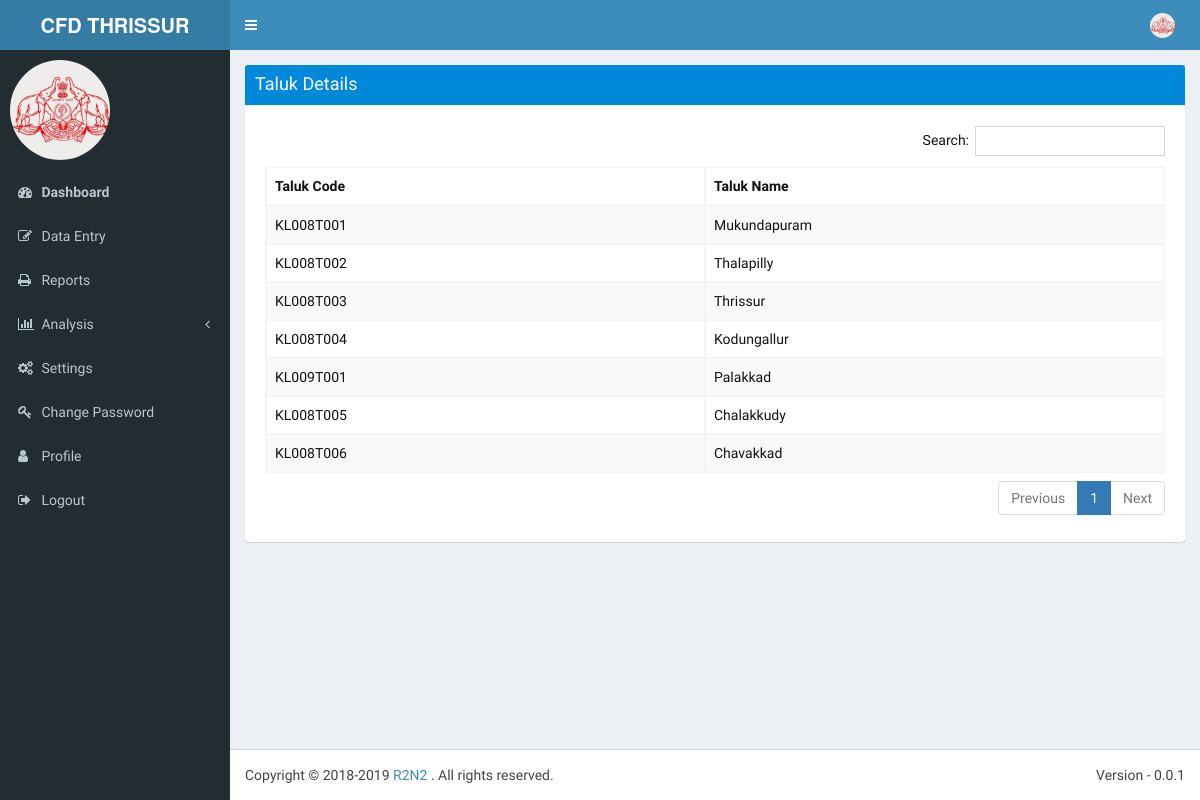
/rpts/talk/, run on the app's committed database.
### lsgd/models.py (models this page shows)
class Taluk(models.Model):
    taluk_code = models.CharField(max_length = 15, unique = True, primary_key = True)
    district_code = models.ForeignKey('District', on_delete = models.SET_NULL, null = True)
    taluk_name = models.CharField(max_length = 100)

### rpts/views.py (the view)
def talk_page(request):
    taluks = Taluk.objects.all()
    return render(request, 'rpts/talk.html', {'taluks': taluks})

### rpts/templates/rpts/talk.html (shortened to what this page needs)
{% extends 'r2n2/base.html' %}
{% block userinfo %}
          <li class="dropdown user user-menu">
            <a href="#" class="dropdown-toggle" data-toggle="dropdown">
              <img src="/static/dist/img/user2-160x160.jpg" class="user-image" alt="User Image">
            </a>
          </li>
{% endblock %}
{% block content %}
<section class="content">
<div class="box box-solid bg-blue-gradient">
  <div class="box-header">
    <h3 class="box-title">Taluk Details</h3>
  </div>
 <div class="box-footer text-black">
  <div class="box-body">
    <table id="lsgds" class="table table-bordered table-striped table-hover" cellspacing="0" width="100%">
		  <thead> <tr> <th>Taluk Code</th> <th>Taluk Name</th> </tr> </thead>
          <tbody>
              {% for t in taluks %} <tr>
                  <td>{{ t.taluk_code }}</td>
                  <td>{{ t.taluk_name }}</td>
              </tr> {% endfor %}
          </tbody>
        </table>
  </div>
  </div>
</div>
{% endblock %}

### data on the page
Taluk: taluk_code "KL008T001", taluk_name "Mukundapuram"
Taluk: taluk_code "KL008T002", taluk_name "Thalapilly"
Taluk: taluk_code "KL008T003", taluk_name "Thrissur"
Taluk: taluk_code "KL008T004", taluk_name "Kodungallur"
Taluk: taluk_code "KL009T001", taluk_name "Palakkad"
Taluk: taluk_code "KL008T005", taluk_name "Chalakkudy"
Taluk: taluk_code "KL008T006", taluk_name "Chavakkad"
